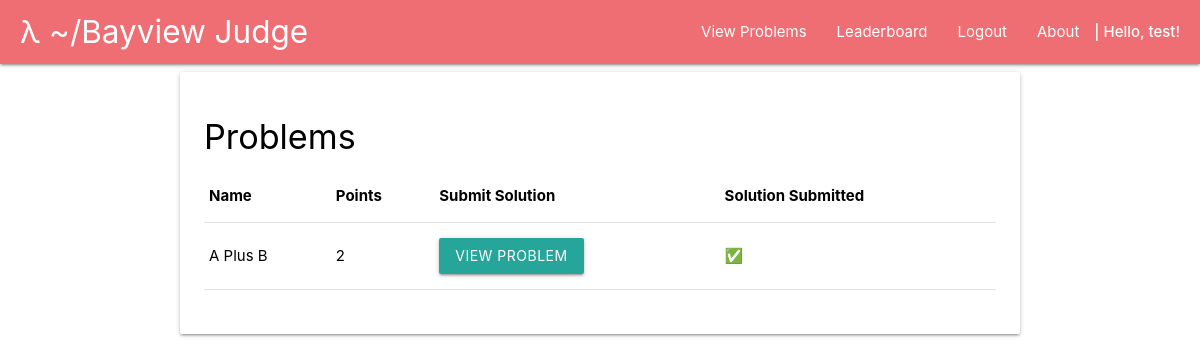
The app's page /Problems/ViewProblems.php (signed in) with its own data.
### tables this page shows
CREATE TABLE `problems` (
  `id` int(11) NOT NULL,
  `name` varchar(255) NOT NULL,
  `details` text NOT NULL,
  `points` int(11) NOT NULL,
  `timelimit` int(11) NOT NULL,
  `memlimit` int(11) NOT NULL,
  `sample_in` text NOT NULL,
  `sample_out` text NOT NULL,
  `in_cases` text NOT NULL,
  `out_cases` text NOT NULL
);

### Controllers/GetProblems.php (called while the page is built, shortened)
<?php
function getProblems() {
    $config = parse_ini_file($_SERVER['DOCUMENT_ROOT'] . "/Config/config.ini");
    $conn = new mysqli($config['db_host'], $config['db_user'], $config['db_pass'], $config['db_name']);
    $query = "SELECT * FROM problems";
    $result = $conn->query($query);
    $problemArray = array();
    $index = 0;
    while($row = $result->fetch_assoc()){
        $problemArray[$index] = $row;
        $index++;
    }
    return $problemArray;
}
?>

### Problems/ViewProblems.php (the view, shortened to what this page needs)
<?php
include($_SERVER['DOCUMENT_ROOT'] . "/Parts/page-head.php");
include($_SERVER['DOCUMENT_ROOT'] . "/Parts/page-foot.php");
include($_SERVER['DOCUMENT_ROOT'] . "/Controllers/GetProblems.php");
echo renderPageHead("View Problems");
?>
    <div class="card white hoverable">
        <div class="card-content black-text">
            <div class="row">
                <h4>Problems</h4>
                <table>
                    <thead>
                    <tr>
                        <th>Name</th>
                        <th>Points</th>
                        <th>Submit Solution</th>
                        <th>Solution Submitted</th>
                    </tr>
                    </thead>
                    <tbody>
                    <?php
                    if(!isset($_SESSION['username'])) {
                        echo "You must be logged in to view the problems.";
                    } else {
                        $problems = getProblems();
                        foreach($problems as $problem) {
                            $problemID = $problem['id'];
                            $userID = $_SESSION['id'];
                            $conn = new mysqli($config['db_host'], $config['db_user'], $config['db_pass'], $config['db_name']);
                            $query = "SELECT COUNT(*) AS total FROM submissions WHERE problem_id=$problemID AND user_id=$userID";
                            $result = $conn->query($query)->fetch_assoc();
                            $isDoneEmoji = "❌";
                            if($result > 0) {
                                $isDoneEmoji = "✅";
                            }
                            ?>
                            <tr>
                                <td><?php echo $problem['name'] ?></td>
                                <td><?php echo $problem['points'] ?></td>
                                <td><a href="SubmitProblem.php?id=<?php echo $problem['id'] ?>" class="btn waves-effect">View Problem</a></td>
                                <td><?php echo $isDoneEmoji ?></td>
                            </tr>
                            <?php
                        }
                    }
                    ?>
                    </tbody>
                </table>
            </div>
        </div>
    </div>
<?php
echo renderPageFoot();
?>

### records on screen
problems: name "A Plus B", points "2", isDoneEmoji "✅"

### other values on screen
$helloMsg "Hello, test!"
